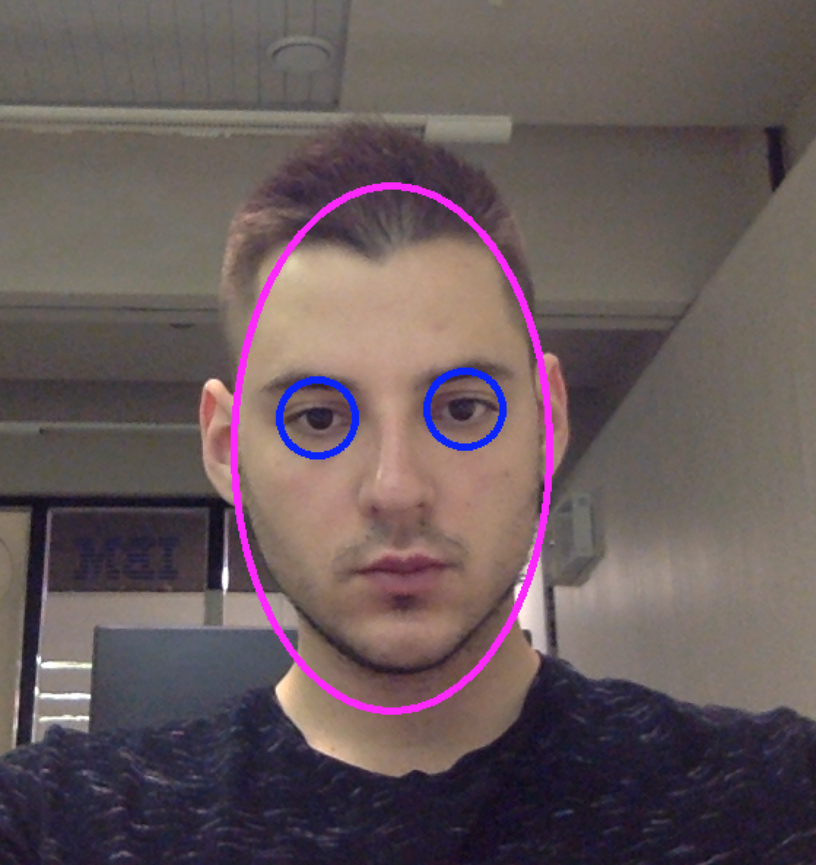
//> input picture Priklad.png, 816 x 865 px, shrunk from 1118 x 1186 before the run, given in place of the camera
$ ./main   (built with g++ and OpenCV 4)
//> lines starting //> are read from the running program, lines starting //| are printed output that depends on the picture; after the words box and inside, x2 and y2 are one past the last pixel; in counts of white or black regions, pixels touching at a corner belong together
#include "opencv2/objdetect.hpp"
#include "opencv2/highgui.hpp"
#include "opencv2/imgproc.hpp"

#include <iostream>
#include <stdio.h>
#include <cmath>

using namespace std;
using namespace cv;

Point detectFace( Mat frame, Point priorCenter );

CascadeClassifier face_cascade, eyes_cascade, eyes_cascade_no_glasses;

String display_window = "Display";
String face_window = "Face View";

int default_z = 0;
bool isInit = false;

int main() {

    VideoCapture cap(0); // zachytime obraz z hlavnej kamery
    Mat frame;
    Point pCenter(0, 0);

    face_cascade.load("/Users/borut/Desktop/OpenCVTest/OpenCVTest/haarcascade_frontalface_alt.xml"); // tvar
    eyes_cascade_no_glasses.load("/Users/borut/Desktop/OpenCVTest/OpenCVTest/haarcascade_eye.xml"); // oci
    eyes_cascade.load("/Users/borut/Desktop/OpenCVTest/OpenCVTest/haarcascade_eye_tree_eyeglasses.xml"); // oci aj okuliare

    namedWindow(face_window,
                CV_WINDOW_AUTOSIZE |
                CV_WINDOW_FREERATIO |
                CV_GUI_EXPANDED);

    while(cap.read(frame)) {
//> frame is the input picture: 865 rows x 816 cols, CV_8UC3; mean B, G, R 91, 88.9, 103.1

        pCenter = detectFace(frame, pCenter);

        if(waitKey(30) >= 0)
            break;
    }
    return 0;
}

Mat outputFrame(Mat frame, Point center, int w, int h) {

    int x = (center.x - w/2);
    int y = (center.y - 3*h/5);

    if(x + w > frame.size().width - 2 || x < 0 ||
       y + h > frame.size().height - 2 || y < 0 &&
       frame.size().width > 16 &&
       frame.size().height > 16)
        return frame(Rect(5, 5, 10, 10));

    // vrati obldznik tvare
    return frame(Rect(x, y, w, h));
}

// najde tvar nazaklade oci
Point faceFromEyes(Point priorCenter, Mat face) {

    std::vector<Rect> eyes;
    int avg_x = 0;
    int avg_y = 0;

    // pokusim sa najst oci ak nevidim tvar
    eyes_cascade.detectMultiScale(face, eyes, 1.1, 2,
                                  0 |CASCADE_SCALE_IMAGE, Size(30, 30));
    for(size_t j = 0; j < eyes.size(); j++) {

        // hladam stred oci
        Point eye_center(priorCenter.x + eyes[j].x + eyes[j].width/2,
                         priorCenter.y + eyes[j].y + eyes[j].height/2);

        // priemerny stred oci
        avg_x += eye_center.x;
        avg_y += eye_center.y;
    }

    // pouzivam priemernu polohu oci
    if(eyes.size() > 0) {
        priorCenter.x = avg_x / eyes.size();
        priorCenter.y = avg_y / eyes.size();
    }

    return priorCenter;
}

int roundUp(int numToRound, int multiple) {

    if (multiple == 0)
        return numToRound;

    int remainder = abs(numToRound) % multiple;
    if (remainder == 0)
        return numToRound;
    if (numToRound < 0)
        return -(abs(numToRound) - remainder);
    return numToRound + multiple - remainder;
}

// Detekujem tvar a zobrazim
Point detectFace(Mat frame, Point priorCenter) {
//> called with priorCenter = Point(0, 0)

    std::vector<Rect> faces;
    Mat frame_gray, frame_lab, output, temp;
    int h = frame.size().height - 1;
//> h = 864
    int w = frame.size().width - 1;
//> w = 815
    int minNeighbors = 2;
    bool faceNotFound = false;

    cvtColor(frame, frame_gray, COLOR_BGR2GRAY);
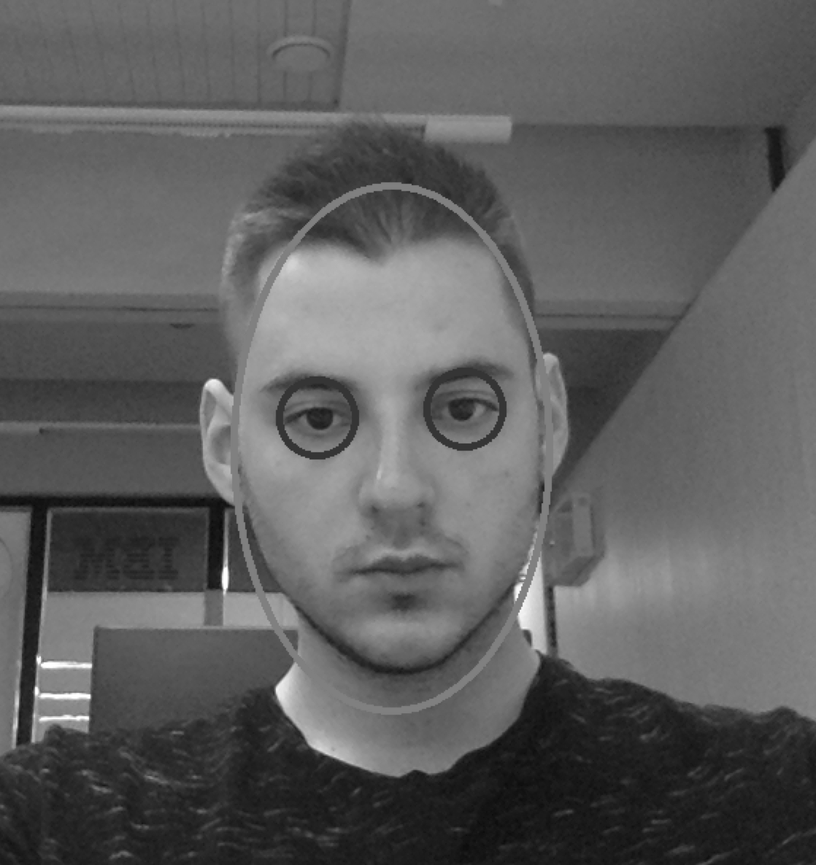
//> frame_gray: 865 rows x 816 cols, CV_8UC1; min 11, max 255, mean 93.4
    equalizeHist(frame_gray, frame_gray);
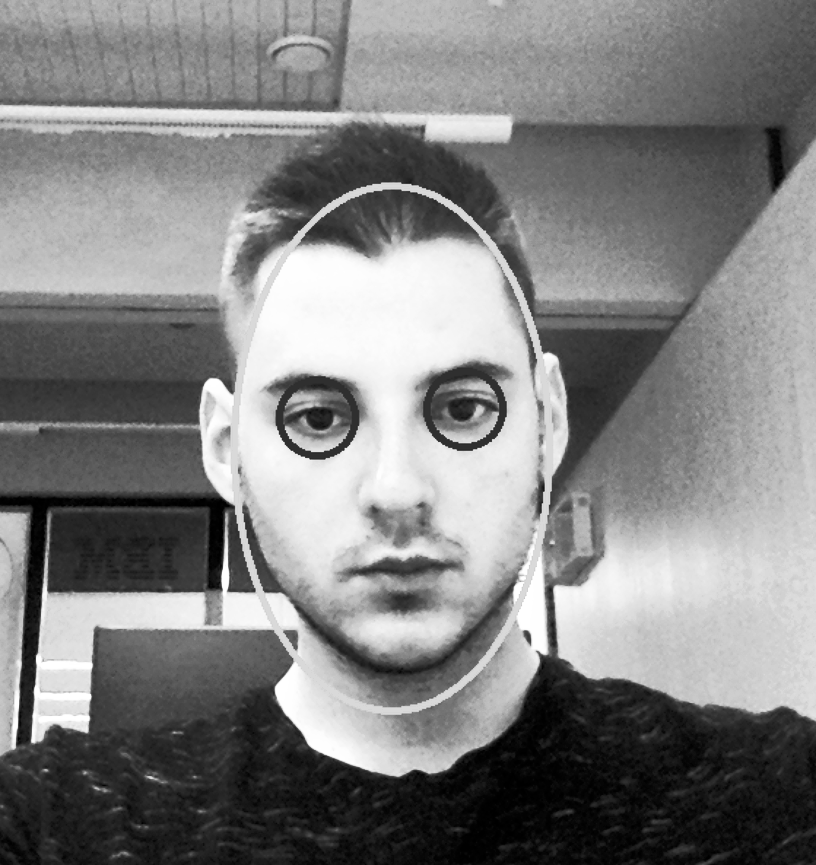
//> frame_gray: 865 rows x 816 cols, CV_8UC1; min 0, max 255, mean 128.6

    // detekuj tvar s open source kaskadami
    face_cascade.detectMultiScale(frame_gray, faces,
                                  1.1, minNeighbors,
                                  0|CASCADE_SCALE_IMAGE, Size(30, 30));
//> faces = 1 Rect (x, y, width, height): [188, 251, 426, 426]

    for(size_t i = 0; i < faces.size(); i++) {

        // najdem stred tvare
        Point center(faces[i].x + faces[i].width/2,
                     faces[i].y + faces[i].height/2);

        h = roundUp(faces[i].height, frame.size().height / 4);
        w = 3 * h / 5;

        if(priorCenter.x == 0) {
            priorCenter = center;
            temp = outputFrame(frame, center, w, h);
            break;
        }
        Mat faceROI = frame_gray( faces[i] );
        std::vector<Rect> eyes;

        // v kazdej tvary najdem oci
        eyes_cascade.detectMultiScale( faceROI, eyes, 1.1, 2, 0 |CV_HAAR_SCALE_IMAGE, Size(30, 30) );

        for( size_t j = 0; j < eyes.size(); j++ )
        {
            Point center( faces[i].x + eyes[j].x + eyes[j].width*0.5, faces[i].y + eyes[j].y + eyes[j].height*0.5 );
            int radius = cvRound( (eyes[j].width + eyes[j].height)*0.25 );
            if(!isInit){
                isInit = true;
                default_z = radius;
            }
            if(isInit && abs(default_z-radius > 7)){
                default_z = radius;
            }
            cout<<"eye" << j+1 <<" x:"<< center.x << endl;
            cout<<"eye" << j+1 <<" y:" << center.y << endl;
            cout<<"eye" << j+1 <<" z:" << default_z -(radius-default_z) <<endl;
            circle( frame, center, radius, Scalar( 255, 0, 0 ), 4, 8, 0 );
        }
        // overim ci to je rovnaky uzivatel
        if(abs(center.x - priorCenter.x) < frame.size().width / 6 &&
           abs(center.y - priorCenter.y) < frame.size().height / 6) {

            // overim ci sa uzivatel dostatocne pohol aby som aktualizoval data
            if(abs(center.x - priorCenter.x) < 7 &&
               abs(center.y - priorCenter.y) < 7){
                center = priorCenter;
            }


            center.x = (center.x + 2*priorCenter.x) / 3;
            center.y = (center.y + 2*priorCenter.y) / 3;
            priorCenter = center;

            // ukaz okno iba s tvarou
            temp = outputFrame(frame, center, w, h);

            break;

        } else {
            faceNotFound = true;
        }
    }
//> this loop made 1 pass
//> (remainder in roundUp, h, w, priorCenter, x in outputFrame, y in outputFrame) on pass 1: (210, 432, 259, Point(401, 464), 272, 205)
//> pass 1, in detectFace, `temp = outputFrame(frame, center, w, h);`:
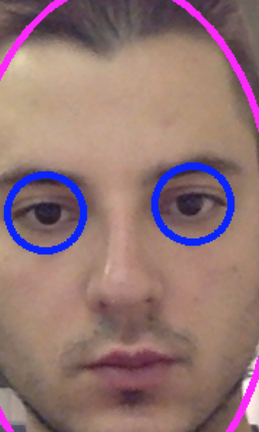
//> temp: 432 rows x 259 cols, CV_8UC3; mean B, G, R 116, 116.1, 147.1
//> after the loop, h = 432; w = 259; isInit = false; default_z = 0

    if(faceNotFound) {

        // najdi tvar nazaklade oci
        Rect r(priorCenter.x, priorCenter.y, w, h);
        if(priorCenter.x + w > frame_gray.size().width - 2 &&
           priorCenter.y + h > frame_gray.size().height - 2){

            priorCenter = faceFromEyes(priorCenter, frame_gray(r));


            temp = outputFrame(frame, priorCenter, w, h);
        }
    }


    if(temp.size().width > 2)
        output = temp;
    else
        output = frame;

    imshow(face_window, output);

    if(output.size().width > 2)
        // vykresli elipsu okolo tvare
        ellipse(frame, priorCenter, Size(w/2, h/2),
                0, 0, 360, Scalar( 255, 0, 255 ), 4, 8, 0);
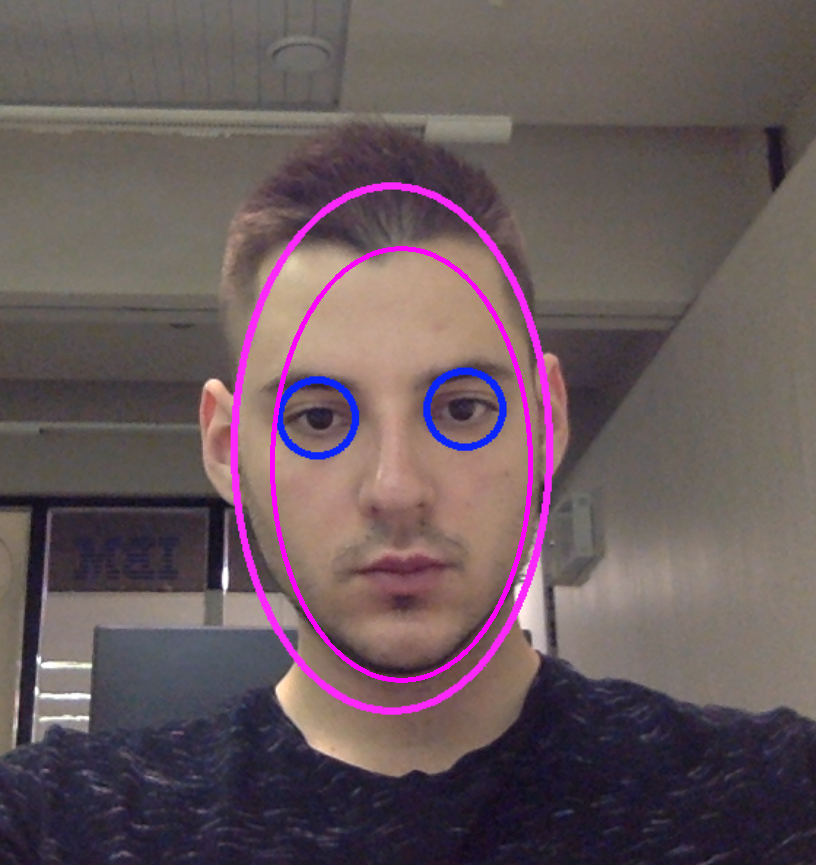
//> frame: 865 rows x 816 cols, CV_8UC3; 0.78% of pixels changed, all inside (x1, y1, x2, y2) = (270, 246, 533, 683)
//> in main, `pCenter = detectFace(frame, pCenter);`: pCenter = Point(401, 464)
//> the Esc key is pressed


    imshow( display_window, frame );

    return priorCenter;
}
